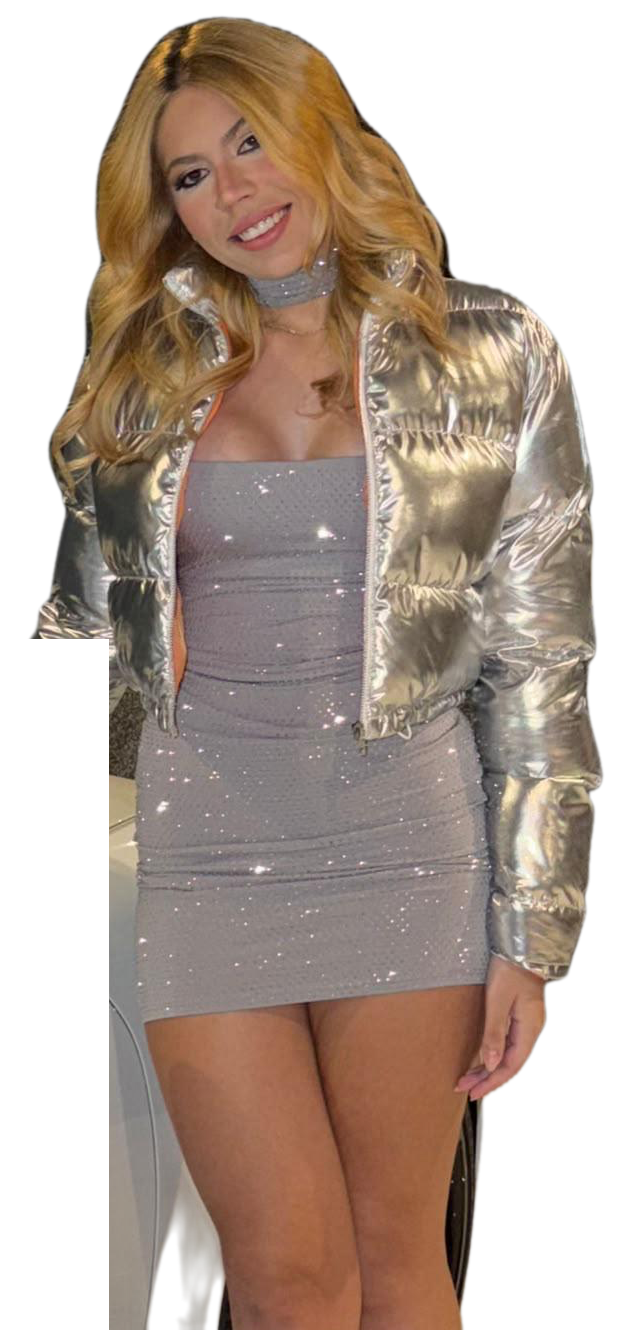
#> input picture identidade/quintas-bally/fotos-djs/mari.png, 640 x 1330 px
$ python quintas_lineup_fotos.py ../quintas-bally/assets/wordmark-quinta-lavanda.png ../quintas-bally/fotos-djs/mari.png
#> lines starting #> are read from the running program, lines starting #| are printed output that depends on the picture
"""Line-up da 'quinta, por que não?' com fotos dos DJs (P&B, tom lavanda). Feed 4:5 + story, 2x.
Uso: python3 quintas_lineup_fotos.py <pasta fontes> <DD.MM>   (DJs definidos em DJS abaixo)"""
import os, base64, random, sys, io
from PIL import Image, ImageOps, ImageEnhance, ImageChops
from playwright.sync_api import sync_playwright

R = os.path.dirname(os.path.dirname(os.path.abspath(__file__)))
FD, D = sys.argv[1], sys.argv[2]
Q = R + '/quintas-bally'; OUT = Q + '/semanas/' + D.replace('.', '-'); os.makedirs(OUT, exist_ok=True)
E1 = R + '/edicao-01/fotos-djs/'; QF = Q + '/fotos-djs/'
b64 = lambda p: base64.b64encode(open(p, 'rb').read()).decode()
WN = R + '/assets/logo/lavanda/logo-why-not-lavanda.png'
QW = Q + '/assets/wordmark-quinta-lavanda.png'
BALLY = Q + '/assets/bally_logo_lavanda.png'
BASE, DEST, MED, LINE = '#09080c', '#ece6f4', '#b1a6c4', '#3a3348'

# nome, recorte, centro do rosto (fração da largura), topo da cabeça e altura da cabeça (frações da altura)
DJS = [('Mari Ferro', QF + 'mari.png', .35, 0, .175), ('Maycon', E1 + 'maycon.png', .47, 0, .30),
       ('Coiote', E1 + 'coiote.png', .47, 0, .23), ('Charles', E1 + 'possani.png', .45, 0, .28),
       ('Camuri', QF + 'camuri.png', .50, 0, .21), ('Mexikanno', E1 + 'mex.png', .36, 0, .25)]
DESTAQUE = 'Coiote'   # fica no meio, um pouco maior e na frente

def prep(path, top, hf):
#> called with top = 0, hf = 0.175
    im = Image.open(path).convert('RGBA')
#> im is the input picture: PIL image 640x1330 RGBA; mean R, G, B, A 106.2, 89.6, 77.8, 163.3
    a = im.getchannel('A').point(lambda v: 0 if v < 40 else v); im.putalpha(a)
    im = im.crop(a.getbbox())
#> im: PIL image 574x1314 RGBA
    H0 = im.height
#> H0 = 1314
    keep = min(1, top + hf * 3.4)
    im = im.crop((0, round(H0 * top), im.width, round(H0 * keep)))
#> im: PIL image 574x782 RGBA
    a = im.getchannel('A'); g = ImageOps.grayscale(im.convert('RGB'))
    g = ImageOps.autocontrast(g, cutoff=1); g = ImageEnhance.Contrast(g).enhance(1.15)
    lo, hi = (9, 8, 12), (236, 230, 244)   # duotom lavanda
    rgb = Image.merge('RGB', [g.point(lambda v, l=lo[i], h=hi[i]: round(l + (h - l) * v / 255)) for i in range(3)])
    fade = Image.linear_gradient('L').resize(rgb.size).point(lambda v: 255 if v < 140 else max(0, 255 - (v - 140) * 2.2))
    rgb.putalpha(ImageChops.multiply(a, fade))
#> rgb: PIL image 574x782 RGBA
    head_px = hf * H0
#> head_px = 229.9
    buf = io.BytesIO(); rgb.save(buf, 'PNG'); return base64.b64encode(buf.getvalue()).decode(), rgb.size, head_px

P = [prep(p, t, hf) for _, p, _, t, hf in DJS]
#> call 2 of prep, with top = 0, hf = 0.3
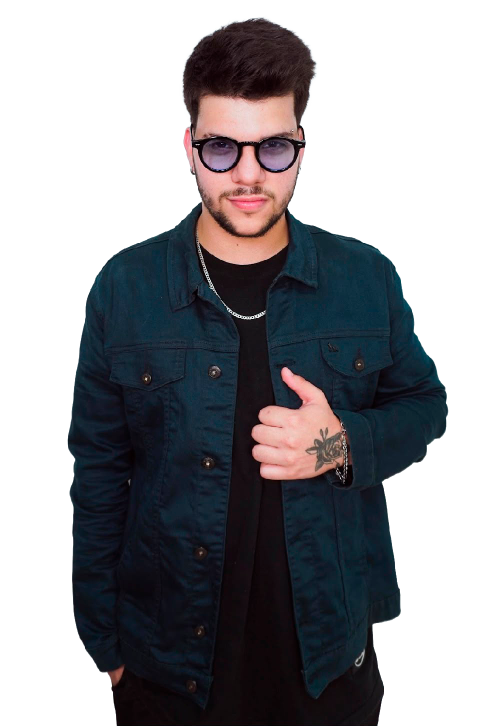
#> input picture identidade/edicao-01/fotos-djs/maycon.png, 1007 x 1451 px (shown at 1/2 size)
#> in prep, im is the input picture: PIL image 1007x1451 RGBA; mean R, G, B, A 138.3, 143.9, 149.6, 125.6
#> call 3 of prep, with top = 0, hf = 0.23
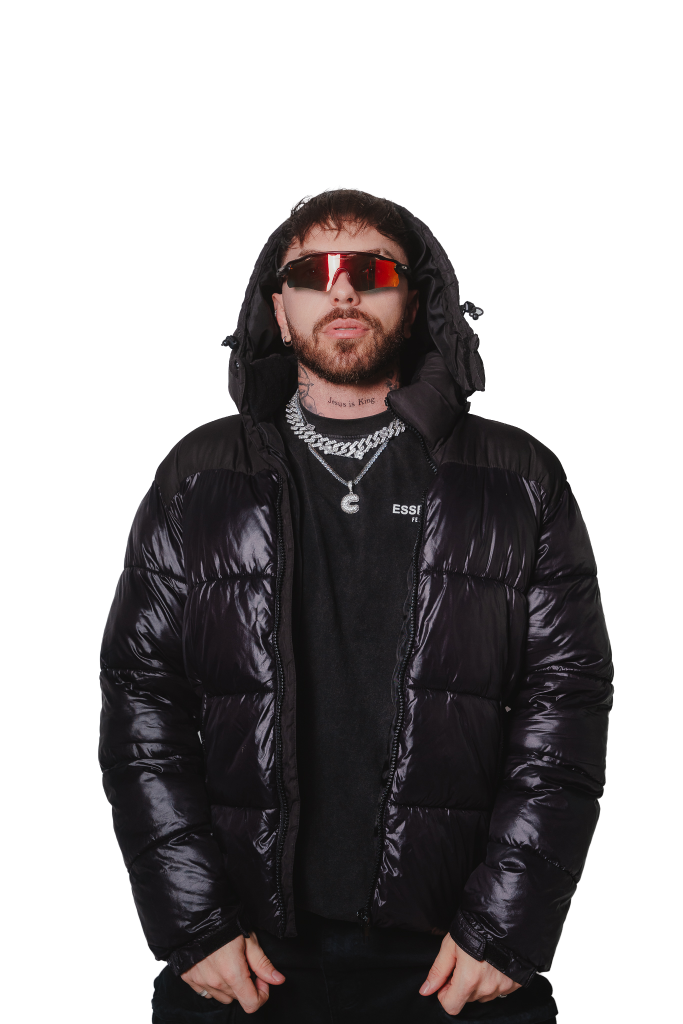
#> input picture identidade/edicao-01/fotos-djs/coiote.png, 1366 x 2048 px (shown at 1/2 size)
#> in prep, im is the input picture: PIL image 1366x2048 RGBA; mean R, G, B, A 144.5, 141.8, 143, 117.7
#> in prep (call 3), `fade = Image.linear_gradient('L').resize(rgb.size).point(lambda v: 255..`:
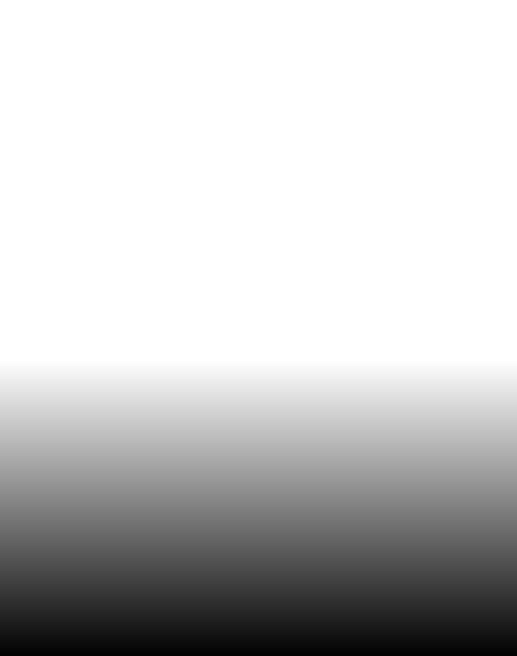
#> fade: PIL image 1033x1311 L (shown at 1/2 size); min 2, max 255, mean 197.7
#> call 4 of prep, with top = 0, hf = 0.28
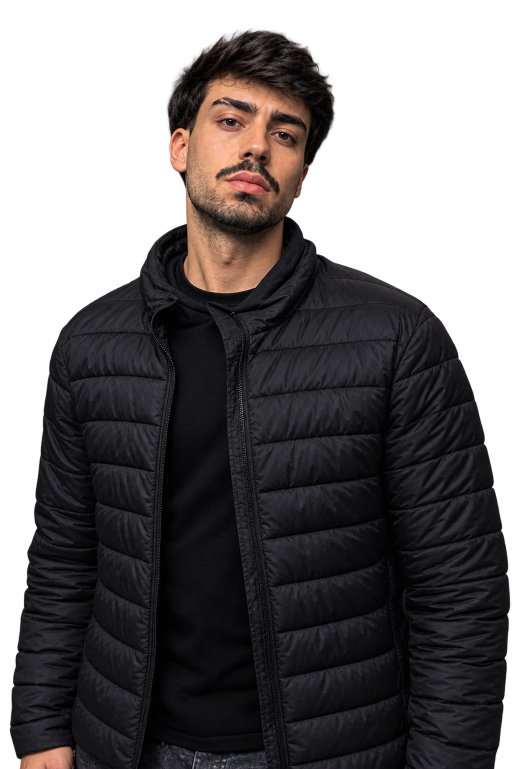
#> input picture identidade/edicao-01/fotos-djs/possani.png, 1023 x 1537 px (shown at 1/2 size)
#> in prep, im is the input picture: PIL image 1023x1537 RGBA; mean R, G, B, A 23.6, 20.3, 21, 163.5
#> in prep (call 4), `a = im.getchannel('A')`:
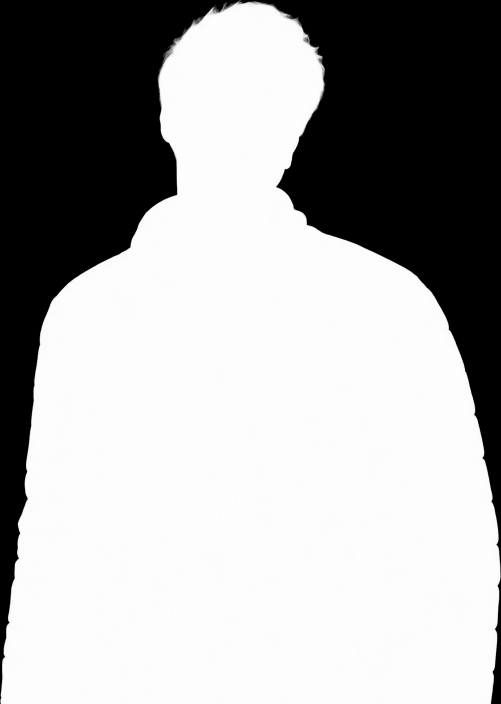
#> a: PIL image 1002x1408 L (shown at 1/2 size); min 0, max 255, mean 169.9
#> in prep (call 4), `g = ImageOps.autocontrast(g, cutoff=1)`:
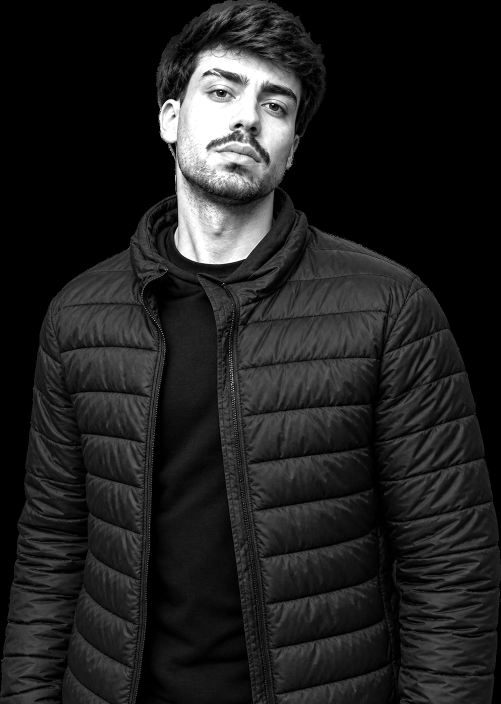
#> g: PIL image 1002x1408 L (shown at 1/2 size); min 0, max 255, mean 32.2
#> in prep (call 4), `rgb.putalpha(ImageChops.multiply(a, fade))`:
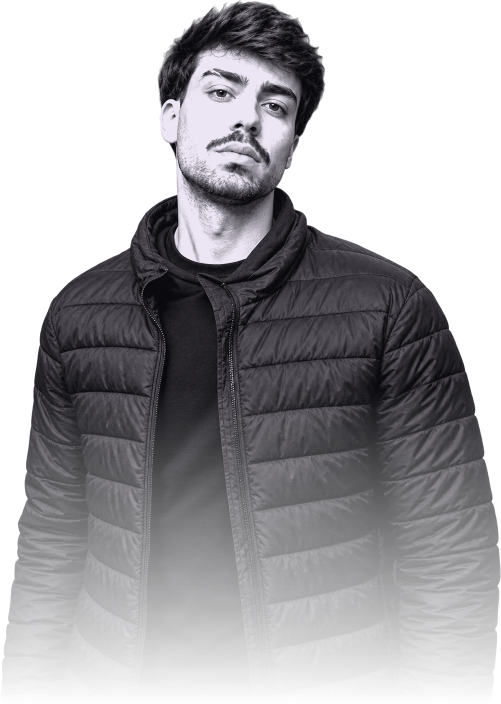
#> rgb: PIL image 1002x1408 RGBA (shown at 1/2 size); mean R, G, B, A 38.5, 36.8, 42.1, 114.8; transparent parts drawn white
#> (the run stopped early here; a loop or call above may not have finished)
